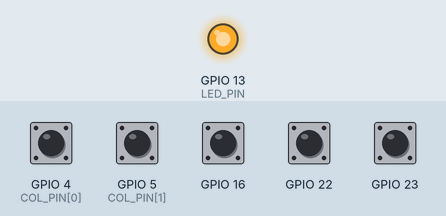
The sketch below on a simulated ESP32. Shown: output pins drawn as LEDs (lit = HIGH). Inputs (shaded band) come from the test bench; at power-on: GPIO 4 (COL_PIN[0]), GPIO 5 (COL_PIN[1]), GPIO 16, GPIO 22, GPIO 23 HIGH. USB keyboard and mouse output is not drawn; pins used as bus, display or sensor lines are not drawn; what the sketch prints to the serial monitor is not drawn.

Above: at 1.2 s.
1.3 s: GPIO 4 (COL_PIN[0]) pulled LOW for 0.15 s
2.9 s: GPIO 4 (COL_PIN[0]) pulled LOW for 1 s
Timing chart, 0 to 5.9 s (numbered marks = the images above; inputs shaded):
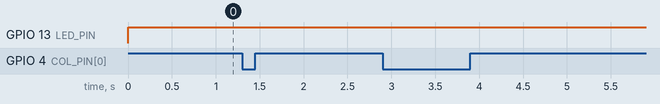

The sketch:

2x2_keyboard_and_Touchpad_test.ino
```cpp
#include <Bounce2.h>
#include <Keyboard.h>

const int ROW_NUM = 2;
const int COL_NUM = 2;
const int ROW_PIN[ROW_NUM] = { 3, 2 };
const int COL_PIN[COL_NUM] = { 4, 5 };

Bounce * debounce[ROW_NUM] = { new Bounce[COL_NUM], new Bounce[COL_NUM] };

const int KEY_MAP[ROW_NUM][COL_NUM] = {
  { KEY_A, KEY_B },
  { KEY_1, KEY_2 }
};

const int LED_PIN = 13;
int ledState = LOW;

void setup() {
  for (int row = 0; row < ROW_NUM; row++) {
    pinMode(ROW_PIN[row], OUTPUT);
  }

  for (int col = 0; col < COL_NUM; col++) {
    pinMode(COL_PIN[col], INPUT_PULLUP);
  }

  for (int row = 0; row < ROW_NUM; row++) {
    for (int col = 0; col < COL_NUM; col++) {
      debounce[row][col].attach(COL_PIN[col]);
      debounce[row][col].interval(25);
    }
    digitalWrite(ROW_PIN[row], HIGH);
  }

  pinMode(LED_PIN, OUTPUT);
  digitalWrite(LED_PIN, ledState);

  Serial.begin(9600);
  Keyboard.begin();
}

int delaycount = 0;
bool needToToggleLed = true;

void loop() {

  for (int row = 0; row < ROW_NUM; row++) {
    digitalWrite(ROW_PIN[row], LOW);

    for (int col = 0; col < COL_NUM; col++) {
      debounce[row][col].update();
      if (debounce[row][col].fell()) {
        Serial.print("[");
        Serial.print(row);
        Serial.print(", ");
        Serial.print(col);
        Serial.print("] ");
        Serial.println("Pushed.");
        Keyboard.press(KEY_MAP[row][col]);
        needToToggleLed = true;
      } else if (debounce[row][col].rose()) {
        Serial.print("[");
        Serial.print(row);
        Serial.print(", ");
        Serial.print(col);
        Serial.print("] ");
        Serial.println("Released.");
        Keyboard.release(KEY_MAP[row][col]);
        needToToggleLed = true;
      }
      if (needToToggleLed) {
        ledState = !ledState;
        digitalWrite(LED_PIN, ledState);
        needToToggleLed = false;
      }
    }
    digitalWrite(ROW_PIN[row], HIGH);
  }

  if (delaycount > 100) {
    int data = touchRead(16);
    Serial.print("16: ");
    Serial.print(data);
    data = touchRead(22);
    Serial.print(", 22: ");
    Serial.print(data);
    data = touchRead(23);
    Serial.print(", 23: ");
    Serial.println(data);
    delaycount = 0;
  } else {
    delaycount++;
  }
}
```
